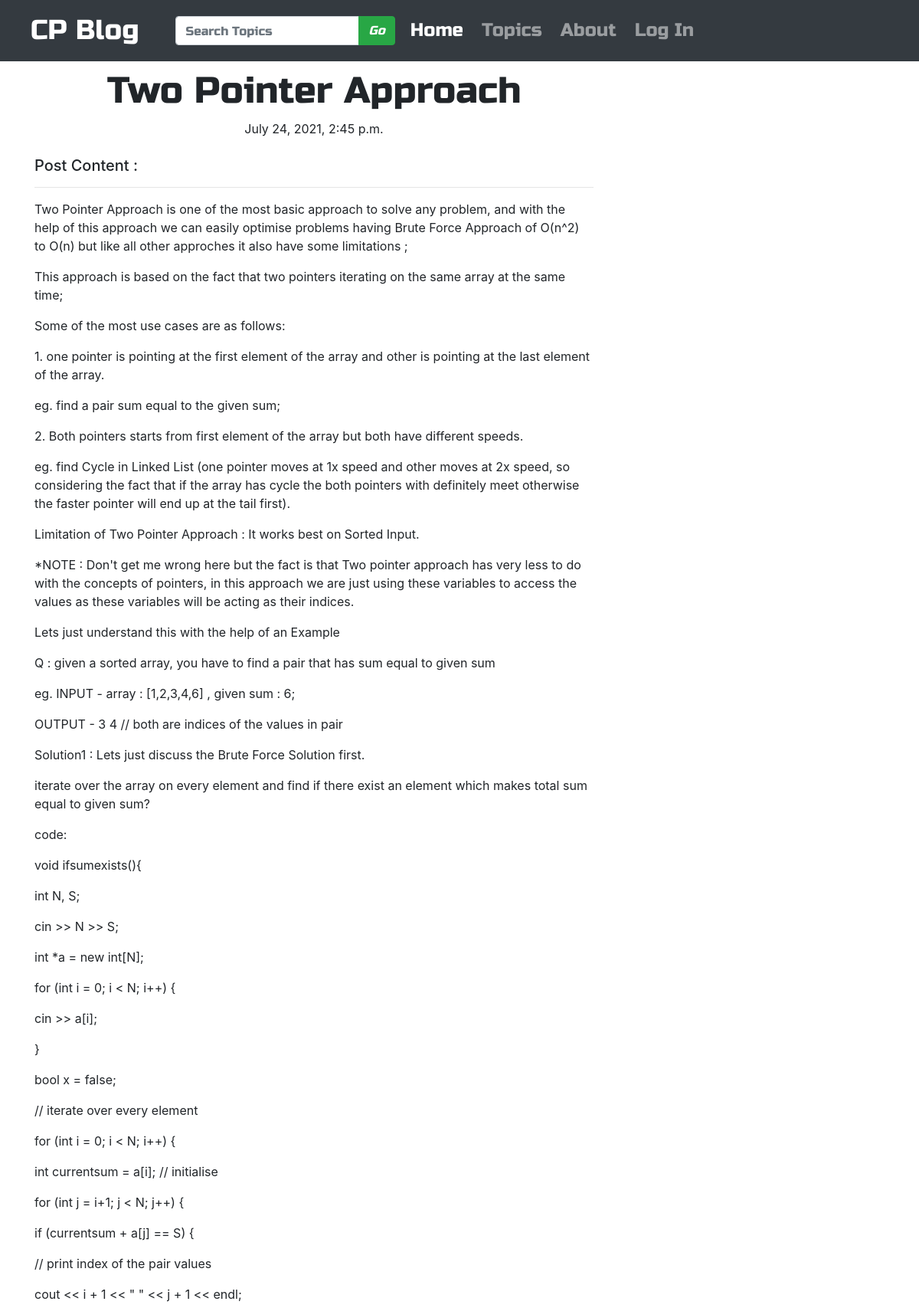
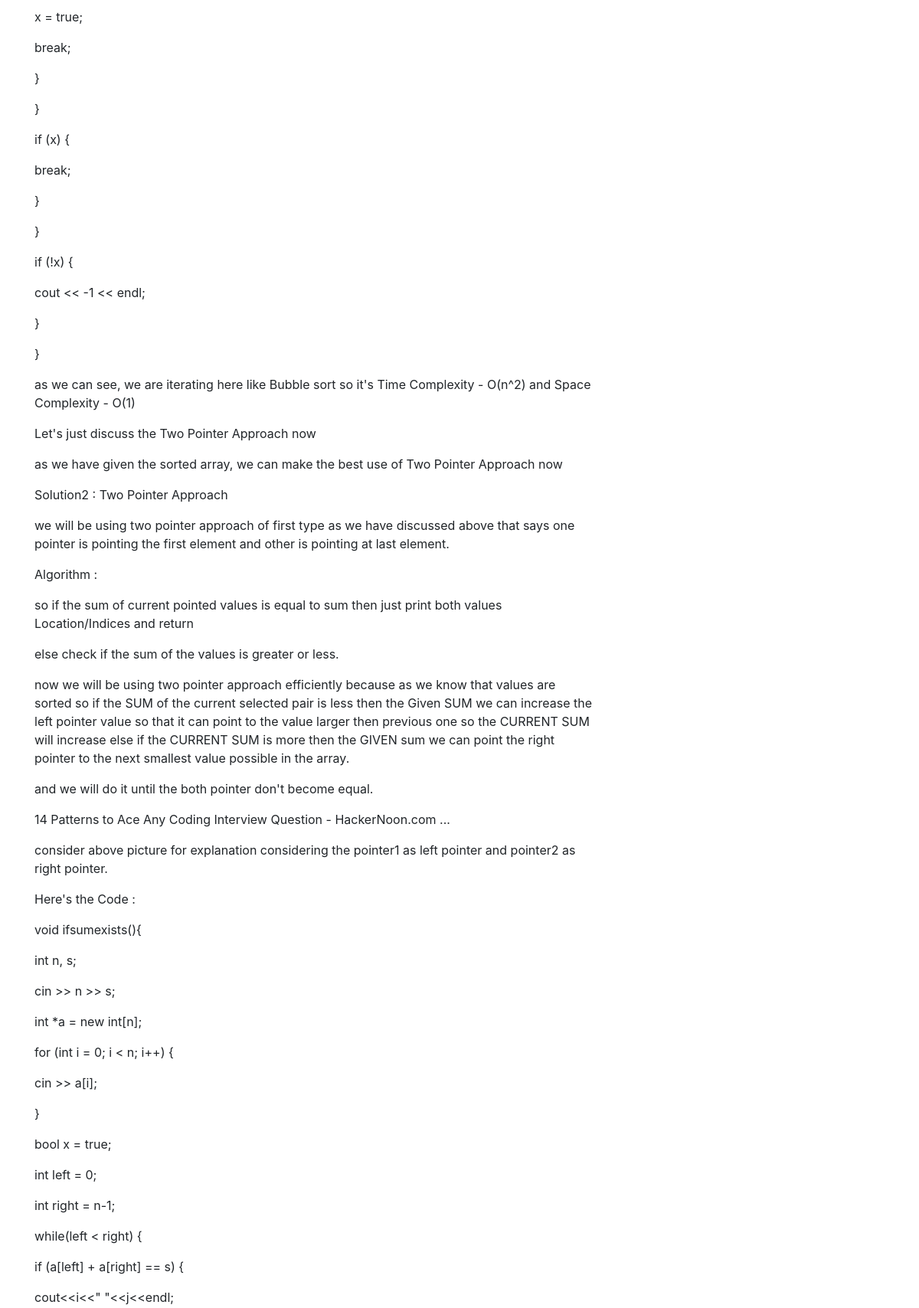
Screenshot of /post/3/ (upper part) with the database file from the repository (2 pictures, top to bottom).
### blog/models.py (models this page shows, shortened)
class Post(models.Model):
    author = models.ForeignKey('auth.User', on_delete=models.CASCADE)
    title = models.CharField(max_length=200)
    text = models.TextField()
    created_date = models.DateTimeField(default=timezone.now)
    published_date = models.DateTimeField(blank=True, null=True)
    tags = models.CharField(max_length=200, default="CP DSA")

### blog/views.py (the view)
# urls.py: path('post/<pk>/', views.PostDetailView.as_view(), name='post_detail'),
class PostDetailView(DetailView):
    model = Post

### blog/templates/blog/post_detail.html (shortened to what this page needs)
{% extends 'blog/base.html' %}
{% block body_block %}
  <h1 class="posttitle loader">{{post.title}}</h1>
  {% if post.published_date %}
    <div class="date postdate">
      {{post.published_date}}
    </div>
  {% else %}
    <a href="{% url 'post_publish' pk=post.pk %}" class="btn btn-default btn-warning"> Publish </a>
  {% endif %}
  <h5 class="mt-4">Post Content : </h5>
  <p class="postcontent">
    <hr/>{{post.text|safe|linebreaksbr}}
  </p>
{% endblock %}

### blog/static/css/blog.css (style rules this page uses)
.postdate { text-align: center; }
.posttitle { font-family: 'Russo One', sans-serif; font-size: 3em; text-align: center; }
.postcontent { font-family: 'Montserrat'; font-size: 1.5em; }

### rows the page displays
Post: title "Two Pointer Approach", published_date "July 24, 2021, 2:45 p.m.", text "Two Pointer Approach is one of the most basic approach to solve any problem, and with the help of this approach we can easily optimise problems having Brute Force Approach of O(n^2) to O(n) but like all other approches it also have some limitations ; This approach is based on the fact that two pointers iterating on the same array at the same time; Some of the most use cases are as follows: 1. one pointer is pointing at the first element of the array and other is pointing at the last element of the array. eg. find a pair sum equal to the given sum; 2. Both pointers starts from first element of the array but both have different speeds. eg. find Cycle in Linked List (one pointer moves at 1x…"
